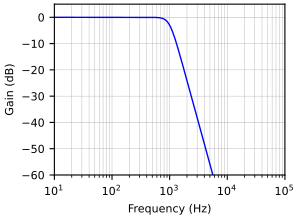

This figure's Python source:
# /// script
# requires-python = ">=3.10"
# dependencies = ["numpy", "scipy", "matplotlib>=3.6"]
# ///
import numpy as np
import matplotlib.pyplot as plt
from scipy import signal
from matplotlib.backends.backend_pdf import PdfPages

plt.rcParams.update({"font.family": "sans-serif",
                    "font.size": 8,
                    "figure.figsize": (3, 2.2)})
w0, band = 2*np.pi*1e3, 2*np.pi*np.array([300, 3e3])
filters = {
    "lowpass":   signal.butter(4, w0, "low", analog=True),
    "highpass":  signal.butter(4, w0, "high", analog=True),
    "bandpass":  signal.butter(2, band, "bandpass", analog=True),
    "bandstop":  signal.butter(2, band, "bandstop", analog=True),
    "chebyshev": signal.cheby1(4, 1, w0, analog=True),
    "elliptic":  signal.ellip(4, 1, 40, w0, analog=True),
}
f = np.logspace(1, 5, 500)
pdf = PdfPages("plots.pdf")
for name, (b, a) in filters.items():
    _, h = signal.freqs(b, a, 2*np.pi*f)
    fig, ax = plt.subplots(layout="constrained")
    ax.semilogx(f, 20*np.log10(abs(h)), "b", lw=1)
    ax.set(xlabel="Frequency (Hz)",
           ylabel="Gain (dB)",
           xlim=(f[0], f[-1]),
           ylim=(-60, 5))
    ax.grid(which="both", lw=0.3)
    pdf.savefig(fig)
    plt.close(fig)
pdf.close()
